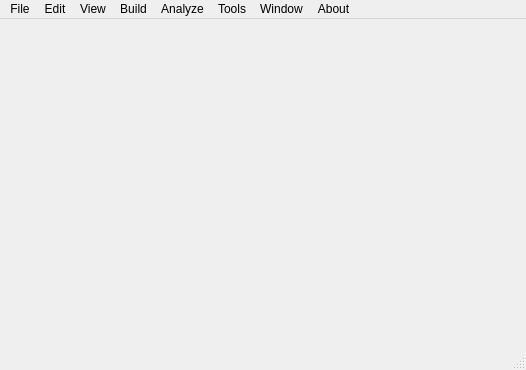
<?xml version="1.0" encoding="UTF-8"?>
<ui version="4.0">
 <class>MainWindow</class>
 <widget class="QMainWindow" name="MainWindow">
  <property name="geometry">
   <rect>
    <x>0</x>
    <y>0</y>
    <width>526</width>
    <height>370</height>
   </rect>
  </property>
  <property name="windowTitle">
   <string>MainWindow</string>
  </property>
  <widget class="QWidget" name="centralwidget"/>
  <widget class="QMenuBar" name="menubar">
   <property name="geometry">
    <rect>
     <x>0</x>
     <y>0</y>
     <width>526</width>
     <height>25</height>
    </rect>
   </property>
   <widget class="QMenu" name="menuFile">
    <property name="title">
     <string>File</string>
    </property>
    <widget class="QMenu" name="menuNew_Project">
     <property name="title">
      <string>New Project</string>
     </property>
     <widget class="QMenu" name="menuC_C">
      <property name="title">
       <string>C/C++</string>
      </property>
      <addaction name="actionC_Ansi_Project"/>
      <addaction name="actionC_Ansi_Project_2"/>
      <addaction name="actionObjective_C"/>
      <addaction name="actionCmake"/>
      <addaction name="actionQmake"/>
      <addaction name="actionIrrlicht"/>
      <addaction name="actionUrho3D"/>
      <addaction name="actionOgre3D"/>
      <addaction name="actionOpenGL"/>
      <addaction name="actionVulkan"/>
      <addaction name="actionAmiga_OS_3_x_4_x"/>
     </widget>
     <widget class="QMenu" name="menuJava">
      <property name="title">
       <string>Java</string>
      </property>
      <addaction name="separator"/>
      <addaction name="actionJava_2"/>
      <addaction name="actionJava_EE"/>
      <addaction name="actionJava_JBoss"/>
      <addaction name="actionAndroid"/>
      <addaction name="actionAnt"/>
      <addaction name="actionGradle"/>
      <addaction name="actionMaven"/>
     </widget>
     <widget class="QMenu" name="menuForth">
      <property name="title">
       <string>Forth</string>
      </property>
      <addaction name="actionForth_Project"/>
     </widget>
     <widget class="QMenu" name="menuPascal">
      <property name="title">
       <string>Pascal</string>
      </property>
      <addaction name="actionDelphi_Project"/>
      <addaction name="actionPascal_Project"/>
     </widget>
     <widget class="QMenu" name="menuAda">
      <property name="title">
       <string>Ada</string>
      </property>
      <addaction name="actionAda_Project"/>
     </widget>
     <widget class="QMenu" name="menuWeb">
      <property name="title">
       <string>Web</string>
      </property>
      <widget class="QMenu" name="menuPython">
       <property name="title">
        <string>Python</string>
       </property>
       <addaction name="actionDjango"/>
       <addaction name="actionFlask"/>
      </widget>
      <addaction name="actionHTML"/>
      <addaction name="actionCSS"/>
      <addaction name="actionJavascript"/>
      <addaction name="actionNodeJS"/>
      <addaction name="actionAngular"/>
      <addaction name="actionReact"/>
      <addaction name="actionDart"/>
      <addaction name="actionPHP"/>
      <addaction name="actionPerl"/>
      <addaction name="menuPython"/>
     </widget>
     <widget class="QMenu" name="menuC">
      <property name="title">
       <string>C#</string>
      </property>
      <addaction name="actionC_Console"/>
      <addaction name="actionC_WPF"/>
      <addaction name="actionC_Mono"/>
      <addaction name="actionC_Mono_Game"/>
      <addaction name="actionC_Cocos_2d"/>
      <addaction name="actionC_Unity"/>
      <addaction name="actionC_Xamarin"/>
      <addaction name="actionC_XBOX_Dev"/>
     </widget>
     <widget class="QMenu" name="menuLua">
      <property name="title">
       <string>Lua</string>
      </property>
      <addaction name="actionLua_Project"/>
      <addaction name="actionLua_Love_Project"/>
      <addaction name="actionLua_Gaming_Project"/>
     </widget>
     <widget class="QMenu" name="menuPython_2">
      <property name="title">
       <string>Python</string>
      </property>
      <addaction name="actionPython_Console"/>
      <addaction name="actionPython_QT"/>
      <addaction name="actionPython_Tkinter"/>
      <addaction name="actionPython_GTK"/>
     </widget>
     <addaction name="separator"/>
     <addaction name="menuC_C"/>
     <addaction name="menuJava"/>
     <addaction name="menuForth"/>
     <addaction name="menuPascal"/>
     <addaction name="menuAda"/>
     <addaction name="menuWeb"/>
     <addaction name="menuC"/>
     <addaction name="menuLua"/>
     <addaction name="menuPython_2"/>
     <addaction name="actionBash"/>
     <addaction name="actionPerl_2"/>
     <addaction name="actionPowershell"/>
    </widget>
    <addaction name="menuNew_Project"/>
    <addaction name="actionNew_File"/>
    <addaction name="actionSettings"/>
    <addaction name="actionSave"/>
    <addaction name="actionSave_All"/>
    <addaction name="actionPrint"/>
    <addaction name="actionPrint_Preview"/>
    <addaction name="action_Quit"/>
   </widget>
   <widget class="QMenu" name="menuEdit">
    <property name="title">
     <string>Edit</string>
    </property>
   </widget>
   <widget class="QMenu" name="menuView">
    <property name="title">
     <string>View</string>
    </property>
   </widget>
   <widget class="QMenu" name="menuBuild">
    <property name="title">
     <string>Build</string>
    </property>
    <addaction name="actionBuild_All"/>
    <addaction name="actionBuild"/>
    <addaction name="actionClean"/>
    <addaction name="actionClean_All"/>
    <addaction name="actionRebuild"/>
   </widget>
   <widget class="QMenu" name="menuAnalyze">
    <property name="title">
     <string>Analyze</string>
    </property>
   </widget>
   <widget class="QMenu" name="menuTools">
    <property name="title">
     <string>Tools</string>
    </property>
   </widget>
   <widget class="QMenu" name="menuAbout">
    <property name="title">
     <string>About</string>
    </property>
   </widget>
   <widget class="QMenu" name="menuWindow">
    <property name="title">
     <string>Window</string>
    </property>
   </widget>
   <addaction name="menuFile"/>
   <addaction name="menuEdit"/>
   <addaction name="menuView"/>
   <addaction name="menuBuild"/>
   <addaction name="menuAnalyze"/>
   <addaction name="menuTools"/>
   <addaction name="menuWindow"/>
   <addaction name="menuAbout"/>
  </widget>
  <widget class="QStatusBar" name="statusbar"/>
  <action name="actionNew_File">
   <property name="checkable">
    <bool>false</bool>
   </property>
   <property name="text">
    <string>New File</string>
   </property>
  </action>
  <action name="actionSettings">
   <property name="text">
    <string>Settings</string>
   </property>
  </action>
  <action name="actionSave">
   <property name="text">
    <string>Save</string>
   </property>
   <property name="shortcut">
    <string>Ctrl+S</string>
   </property>
  </action>
  <action name="actionSave_All">
   <property name="text">
    <string>Save All</string>
   </property>
   <property name="shortcut">
    <string>Alt+A</string>
   </property>
  </action>
  <action name="actionPrint">
   <property name="text">
    <string>Print</string>
   </property>
  </action>
  <action name="actionPrint_Preview">
   <property name="text">
    <string>Print Preview</string>
   </property>
  </action>
  <action name="action_Quit">
   <property name="checkable">
    <bool>false</bool>
   </property>
   <property name="text">
    <string>Quit</string>
   </property>
   <property name="shortcut">
    <string>Ctrl+Q</string>
   </property>
  </action>
  <action name="actionC_Ansi_Project">
   <property name="text">
    <string>C Ansi Project</string>
   </property>
  </action>
  <action name="actionC_Ansi_Project_2">
   <property name="text">
    <string>C++ Ansi Project</string>
   </property>
  </action>
  <action name="actionCmake">
   <property name="text">
    <string>Cmake</string>
   </property>
  </action>
  <action name="actionQmake">
   <property name="text">
    <string>Qmake</string>
   </property>
  </action>
  <action name="actionIrrlicht">
   <property name="text">
    <string>Irrlicht</string>
   </property>
  </action>
  <action name="actionUrho3D">
   <property name="text">
    <string>Urho3D</string>
   </property>
  </action>
  <action name="actionOgre3D">
   <property name="text">
    <string>Ogre3D</string>
   </property>
  </action>
  <action name="actionOpenGL">
   <property name="text">
    <string>OpenGL</string>
   </property>
  </action>
  <action name="actionVulkan">
   <property name="text">
    <string>Vulkan</string>
   </property>
  </action>
  <action name="actionJava_2">
   <property name="text">
    <string>Java </string>
   </property>
  </action>
  <action name="actionJava_EE">
   <property name="text">
    <string>Java EE</string>
   </property>
  </action>
  <action name="actionJava_JBoss">
   <property name="text">
    <string>Java JBoss</string>
   </property>
  </action>
  <action name="actionAndroid">
   <property name="text">
    <string>Android</string>
   </property>
  </action>
  <action name="actionAnt">
   <property name="text">
    <string>Ant</string>
   </property>
  </action>
  <action name="actionGradle">
   <property name="text">
    <string>Gradle</string>
   </property>
  </action>
  <action name="actionMaven">
   <property name="text">
    <string>Maven</string>
   </property>
  </action>
  <action name="actionForth_Project">
   <property name="text">
    <string>Forth Project</string>
   </property>
  </action>
  <action name="actionDelphi_Project">
   <property name="text">
    <string>Delphi Project</string>
   </property>
  </action>
  <action name="actionPascal_Project">
   <property name="text">
    <string>Pascal Project</string>
   </property>
  </action>
  <action name="actionObjective_C">
   <property name="text">
    <string>Objective-C </string>
   </property>
  </action>
  <action name="actionAda_Project">
   <property name="text">
    <string>Ada Project</string>
   </property>
  </action>
  <action name="actionHTML">
   <property name="text">
    <string>HTML</string>
   </property>
  </action>
  <action name="actionCSS">
   <property name="text">
    <string>CSS</string>
   </property>
  </action>
  <action name="actionJavascript">
   <property name="text">
    <string>Javascript</string>
   </property>
  </action>
  <action name="actionNodeJS">
   <property name="text">
    <string>NodeJS</string>
   </property>
  </action>
  <action name="actionAngular">
   <property name="text">
    <string>Angular</string>
   </property>
  </action>
  <action name="actionReact">
   <property name="text">
    <string>React</string>
   </property>
  </action>
  <action name="actionDart">
   <property name="text">
    <string>Dart</string>
   </property>
  </action>
  <action name="actionPHP">
   <property name="text">
    <string>PHP</string>
   </property>
  </action>
  <action name="actionPerl">
   <property name="text">
    <string>Perl</string>
   </property>
  </action>
  <action name="actionDjango">
   <property name="text">
    <string>Django</string>
   </property>
  </action>
  <action name="actionFlask">
   <property name="text">
    <string>Flask</string>
   </property>
  </action>
  <action name="actionC_Console">
   <property name="text">
    <string>C# Console</string>
   </property>
  </action>
  <action name="actionC_WPF">
   <property name="text">
    <string>C# WPF</string>
   </property>
  </action>
  <action name="actionC_Mono">
   <property name="text">
    <string>C# Mono</string>
   </property>
  </action>
  <action name="actionC_Mono_Game">
   <property name="text">
    <string>C# Mono Game</string>
   </property>
  </action>
  <action name="actionC_Cocos_2d">
   <property name="text">
    <string>C# Cocos 2d</string>
   </property>
  </action>
  <action name="actionC_Unity">
   <property name="text">
    <string>C# Unity</string>
   </property>
  </action>
  <action name="actionC_Xamarin">
   <property name="text">
    <string>C# Xamarin</string>
   </property>
  </action>
  <action name="actionC_XBOX_Dev">
   <property name="text">
    <string>C# XBOX Dev</string>
   </property>
  </action>
  <action name="actionLua_Project">
   <property name="text">
    <string>Lua Project</string>
   </property>
  </action>
  <action name="actionLua_Love_Project">
   <property name="text">
    <string>Lua Love Project</string>
   </property>
  </action>
  <action name="actionLua_Gaming_Project">
   <property name="text">
    <string>Lua Gaming Project</string>
   </property>
  </action>
  <action name="actionPython_Console">
   <property name="text">
    <string>Python Console</string>
   </property>
  </action>
  <action name="actionPython_QT">
   <property name="text">
    <string>Python QT</string>
   </property>
  </action>
  <action name="actionPython_Tkinter">
   <property name="text">
    <string>Python Tkinter</string>
   </property>
  </action>
  <action name="actionPython_GTK">
   <property name="text">
    <string>Python GTK+</string>
   </property>
  </action>
  <action name="actionBash">
   <property name="text">
    <string>Bash</string>
   </property>
  </action>
  <action name="actionPerl_2">
   <property name="text">
    <string>Perl</string>
   </property>
  </action>
  <action name="actionPowershell">
   <property name="text">
    <string>Powershell</string>
   </property>
  </action>
  <action name="actionBuild_All">
   <property name="text">
    <string>Build All</string>
   </property>
  </action>
  <action name="actionBuild">
   <property name="text">
    <string>Build</string>
   </property>
  </action>
  <action name="actionClean">
   <property name="text">
    <string>Clean</string>
   </property>
  </action>
  <action name="actionClean_All">
   <property name="text">
    <string>Clean All</string>
   </property>
  </action>
  <action name="actionRebuild">
   <property name="text">
    <string>Rebuild</string>
   </property>
  </action>
  <action name="actionAmiga_OS_3_x_4_x">
   <property name="text">
    <string>Amiga OS 3.x / 4.x</string>
   </property>
  </action>
 </widget>
 <resources/>
 <connections/>
</ui>
